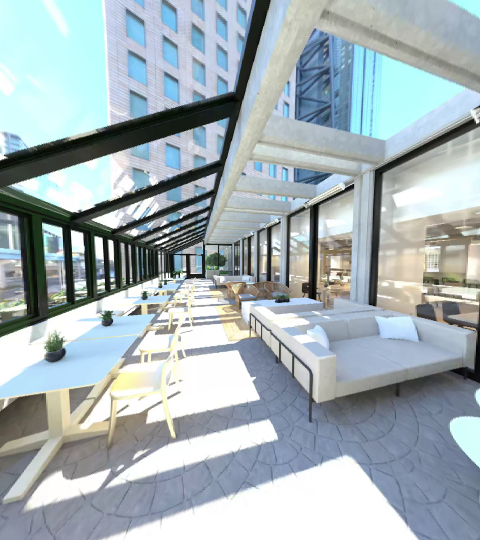
#> input picture host/len_correction/images/middle_perspective_image.png, 960 x 1080 px (shown at 1/2 size)
$ python len_correction.py
#> lines starting #> are read from the running program, lines starting #| are printed output that depends on the picture
import numpy as np
import cv2
import time

def bilinear_interpolate(image, y, x):
    """
    Performs bilinear interpolation for a given set of image points in a vectorized manner.

    :param image: source image
    :param x: array of x coordinates
    :param y: array of y coordinates
    :return: interpolated pixel values
    """
    x1 = np.floor(x).astype(int)
    y1 = np.floor(y).astype(int)
    x2 = x1 + 1
    y2 = y1 + 1

    # Boundaries check
    x1 = np.clip(x1, 0, image.shape[1] - 1)
    y1 = np.clip(y1, 0, image.shape[0] - 1)
    x2 = np.clip(x2, 0, image.shape[1] - 1)
    y2 = np.clip(y2, 0, image.shape[0] - 1)

    # Calculate differences
    dx = x - x1
    dy = y - y1
    dx = dx[..., np.newaxis]  # Add channel dimension
    dy = dy[..., np.newaxis]
    # import ipdb; ipdb.set_trace()

    # Interpolate
    values = (
                (image[y1, x1, :] * (1 - dx) * (1 - dy)) +
                (image[y1, x2, :] * dx * (1 - dy)) +
                (image[y2, x1, :] * (1 - dx) * dy) +
                (image[y2, x2, :] * dx * dy)
              )

    return values


def distort_pixel(x_grid, y_grid, k1, k2, cx, cy):
    """
    Apply pre-distortion to a single pixel to compensate for lens distortion.
    :param x, y: Coordinates of the original pixel.
    :param k1, k2: Radial distortion coefficients.
    :param cx, cy: Optical center of the lens (assumed to be the image center).
    :return: Coordinates of the pre-distorted pixel.
    """
    ppi = 401
    inch2mm = 25.4
    z = 39.07
    transform_const = 1 / ppi * inch2mm / z

    x = (x_grid - cx) * transform_const
    y = (y_grid - cy) * transform_const
    r2 = x**2 + y**2
    factor = 1 + k1 * r2 + k2 * r2**2
    x_distorted = x * factor / transform_const + cx
    y_distorted = y * factor / transform_const + cy

    return x_distorted, y_distorted

def len_correction(image, k1, k2, cx, cy):
    """
    Pre-distort an image to compensate for lens distortion in VR.
    :param image: Input original image.
    :param k1, k2: Radial distortion coefficients.
    :param cx, cy: Optical center of the lens.
    :return: Pre-distorted image.
    """
    height, width = image.shape[:2]
    len_correction_img = np.zeros_like(image)

    x_grid, y_grid = np.meshgrid(np.arange(width), np.arange(height))
    x_distorted , y_distorted = distort_pixel(x_grid, y_grid, k1, k2, cx, cy)

    len_correction_img = bilinear_interpolate(image, y_distorted, x_distorted)

    # import ipdb; ipdb.set_trace()

    len_correction_img[x_distorted > width] = 0
    len_correction_img[x_distorted < 0] = 0
    len_correction_img[y_distorted > height] = 0
    len_correction_img[y_distorted < 0] = 0

    return len_correction_img

if __name__ == '__main__':
    # Example usage:
    image_name =  "images/middle_perspective_image.png" # Load your image here
    image = cv2.imread(image_name)
#> image is the input picture: shape (1080, 960, 3); mean B, G, R 181.5, 176.8, 164
    height, width = image.shape[:2]
#> height = 1080; width = 960
    k1, k2 = 0.33582564, 0.55348791 # Radial distortion coefficients
    cx, cy = width / 2, height / 2 # Assuming center of the image is the optical center
#> cx = 480; cy = 540
    t1 = time.time()
    len_correction_img = len_correction(image, k1, k2, cx, cy)
#> in bilinear_interpolate, `y1 = np.floor(y).astype(int)`:
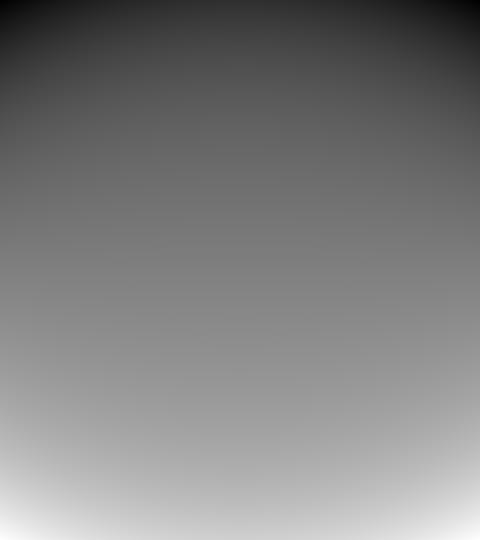
#> y1: shape (1080, 960) int64 (shown at 1/2 size); min -812, max 1886, mean 538.6; drawn with min black and max white
#> in bilinear_interpolate, `x1 = np.clip(x1, 0, image.shape[1] - 1)`:
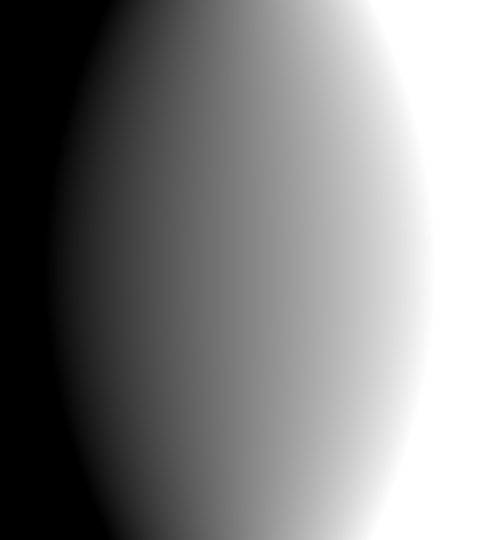
#> x1: shape (1080, 960) int64 (shown at 1/2 size); min 0, max 959, mean 479; drawn with min black and max white
#> in bilinear_interpolate, `y1 = np.clip(y1, 0, image.shape[0] - 1)`:
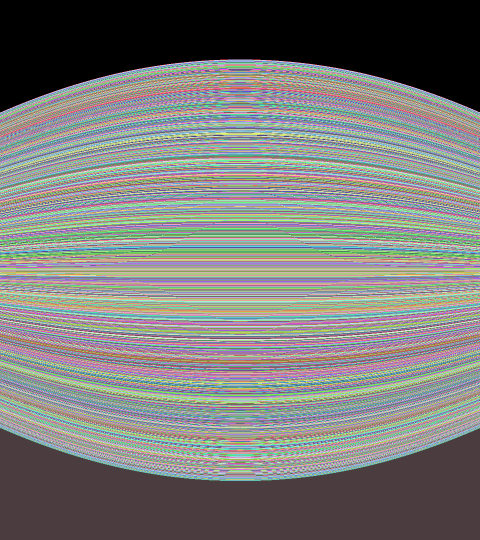
#> y1: shape (1080, 960) int64 (shown at 1/2 size); 1079 distinct labels, from 0 to 1079; one colour per label, 0 black
#> in bilinear_interpolate, `y2 = np.clip(y2, 0, image.shape[0] - 1)`:
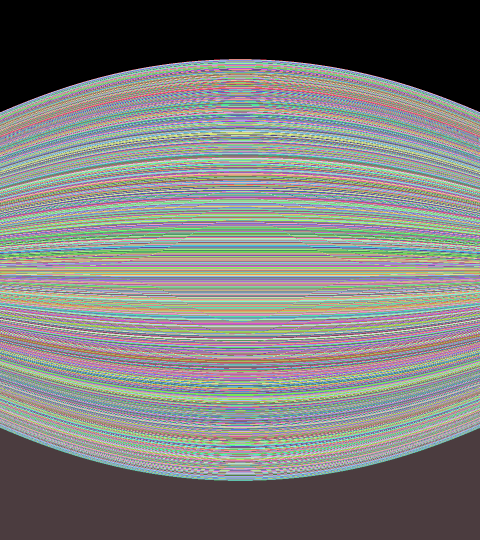
#> y2: shape (1080, 960) int64 (shown at 1/2 size); 1079 distinct labels, from 0 to 1079; one colour per label, 0 black
#> in bilinear_interpolate, `dy = y - y1`:
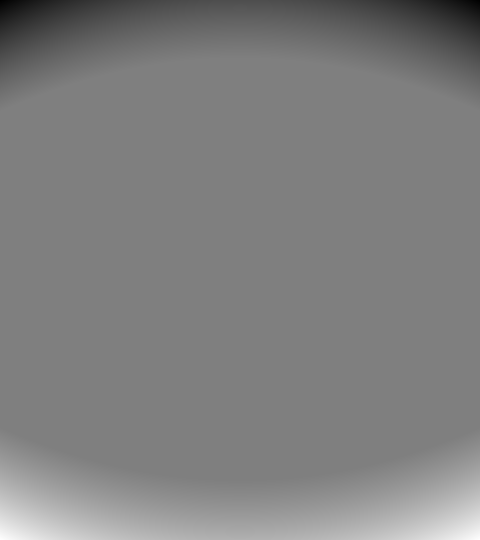
#> dy: shape (1080, 960) float64 (shown at 1/2 size); min -811.4, max 807.1, mean 0.1; drawn with min black and max white
#> in bilinear_interpolate, `values = ( (image[y1, x1, :] * (1 - dx) * (1 - dy)) + (image[y1, x2, :..`:
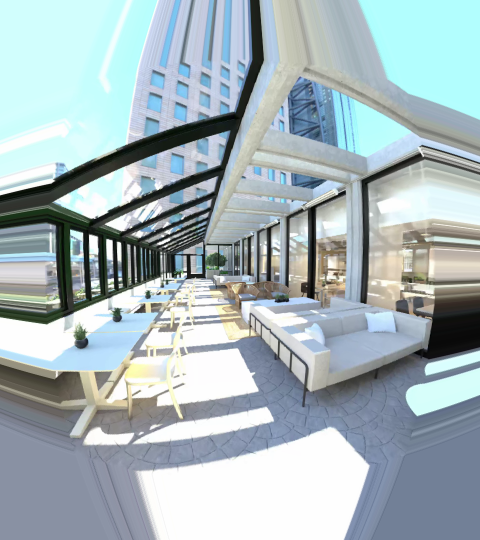
#> values: shape (1080, 960, 3) float64 (shown at 1/2 size); mean B, G, R 186.7, 181.9, 166.5; drawn with min black and max white
#> in len_correction, `len_correction_img[y_distorted < 0] = 0`:
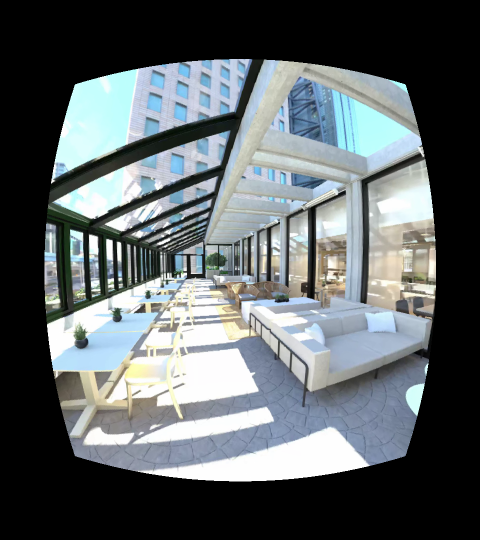
#> len_correction_img: shape (1080, 960, 3) float64 (shown at 1/2 size); mean B, G, R 102.5, 100.2, 93.6; drawn with min black and max white
    t2 = time.time()

    print("time: ", t2-t1)

    cv2.imwrite("images/middle_perspective_image_len_correction.png", len_correction_img.astype(np.uint8))
